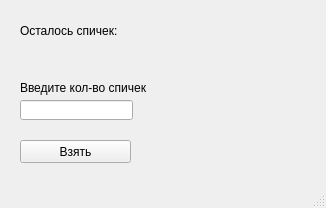
<?xml version="1.0" encoding="UTF-8"?>
<ui version="4.0">
 <class>MainWindow</class>
 <widget class="QMainWindow" name="MainWindow">
  <property name="geometry">
   <rect>
    <x>0</x>
    <y>0</y>
    <width>326</width>
    <height>208</height>
   </rect>
  </property>
  <property name="windowTitle">
   <string>MainWindow</string>
  </property>
  <widget class="QWidget" name="centralwidget">
   <widget class="QLabel" name="lb">
    <property name="geometry">
     <rect>
      <x>20</x>
      <y>20</y>
      <width>121</width>
      <height>21</height>
     </rect>
    </property>
    <property name="text">
     <string>Осталось спичек: </string>
    </property>
   </widget>
   <widget class="QLineEdit" name="ln">
    <property name="geometry">
     <rect>
      <x>20</x>
      <y>100</y>
      <width>113</width>
      <height>20</height>
     </rect>
    </property>
   </widget>
   <widget class="QLabel" name="label">
    <property name="geometry">
     <rect>
      <x>20</x>
      <y>80</y>
      <width>131</width>
      <height>16</height>
     </rect>
    </property>
    <property name="text">
     <string>Введите кол-во спичек</string>
    </property>
   </widget>
   <widget class="QPushButton" name="btn">
    <property name="geometry">
     <rect>
      <x>20</x>
      <y>140</y>
      <width>111</width>
      <height>23</height>
     </rect>
    </property>
    <property name="text">
     <string>Взять</string>
    </property>
   </widget>
   <widget class="QLabel" name="lb1">
    <property name="geometry">
     <rect>
      <x>160</x>
      <y>0</y>
      <width>131</width>
      <height>61</height>
     </rect>
    </property>
    <property name="text">
     <string/>
    </property>
   </widget>
   <widget class="QLabel" name="lb2">
    <property name="geometry">
     <rect>
      <x>20</x>
      <y>120</y>
      <width>111</width>
      <height>16</height>
     </rect>
    </property>
    <property name="text">
     <string/>
    </property>
   </widget>
  </widget>
  <widget class="QMenuBar" name="menubar">
   <property name="geometry">
    <rect>
     <x>0</x>
     <y>0</y>
     <width>326</width>
     <height>21</height>
    </rect>
   </property>
  </widget>
  <widget class="QStatusBar" name="statusbar"/>
 </widget>
 <resources/>
 <connections/>
</ui>
